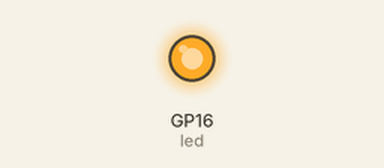
Simulated run of this program. Board: Raspberry Pi Pico running MicroPython. Shown: output pins drawn as LEDs (lit = HIGH).

Above: at 0.2 s.
At 4.7 s:
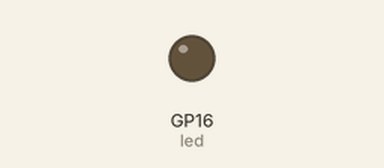
Timing chart, 0 to 6.9 s (numbered marks = the images above):
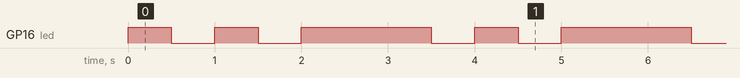

Measured:
- by itself, GP16 (led): repeats every 3.0 s: LOW 0.50 s, HIGH 0.50 s, LOW 0.50 s, HIGH 1.5 s
- by itself, everything shown: repeats every 3.0 s, in 4 steps

The program:

test.py
```python
from time import sleep
from machine import Pin

led = Pin(16, Pin.OUT)
while True:
    led(1)
    sleep(.5)
    led(0)
    sleep(.5)
    led(1)
    sleep(.5)
    led(0)
    sleep(.5)
    led(1)


    sleep(1)
```
